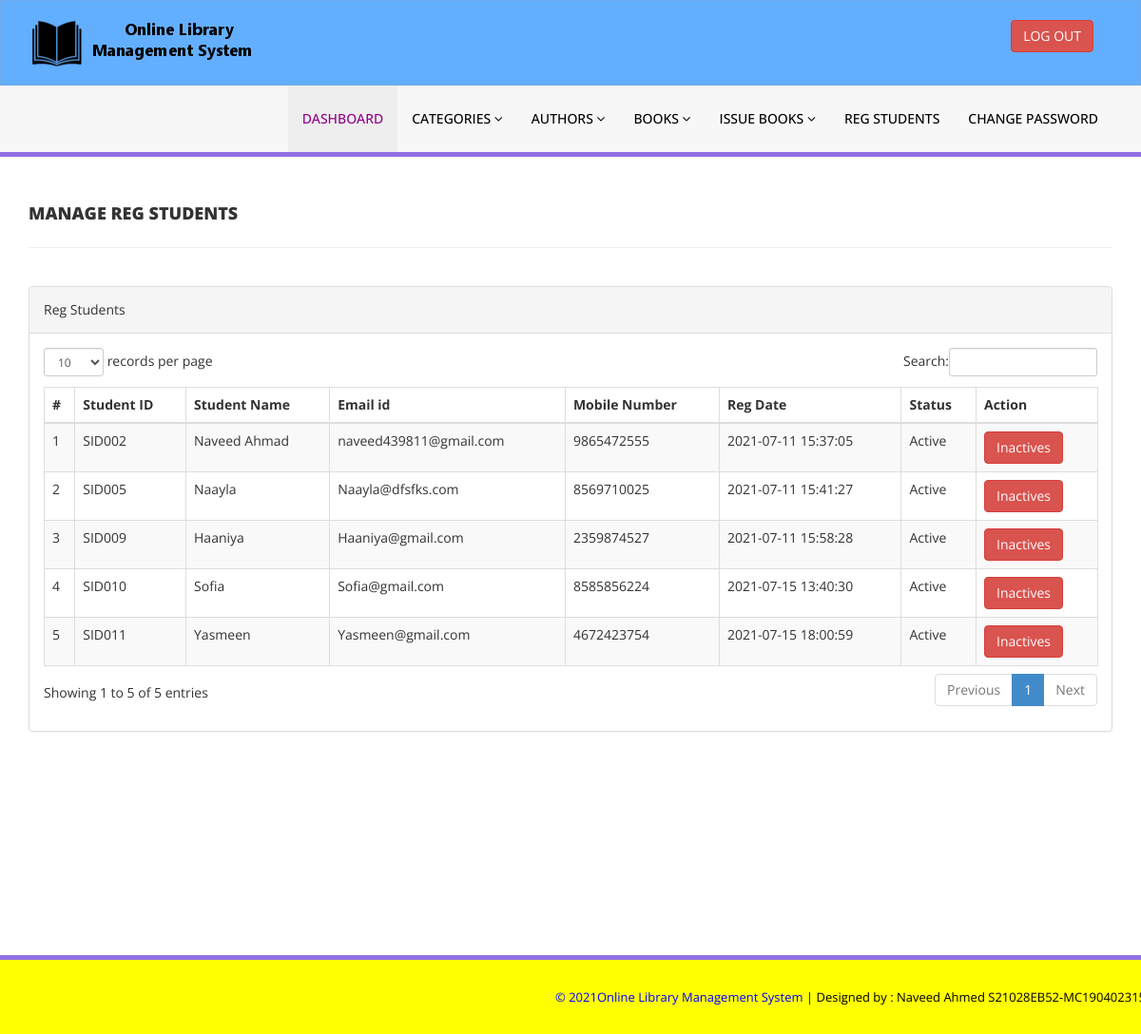
The app's page /admin/reg-students.php (signed in) with its own data.
### tables this page shows
CREATE TABLE `tblstudents` (
  `id` int(11) NOT NULL,
  `StudentId` varchar(100) DEFAULT NULL,
  `FullName` varchar(120) DEFAULT NULL,
  `EmailId` varchar(120) DEFAULT NULL,
  `MobileNumber` char(11) DEFAULT NULL,
  `Password` varchar(120) DEFAULT NULL,
  `Status` int(1) DEFAULT NULL,
  `RegDate` timestamp NULL DEFAULT current_timestamp(),
  `UpdationDate` timestamp NULL DEFAULT NULL ON UPDATE current_timestamp()
);

### admin/reg-students.php (the view, shortened to what this page needs)
<?php
include('includes/config.php');
if(strlen($_SESSION['alogin'])==0)
    {
header('location:index.php');
}
else{
    ?>
<!DOCTYPE html>
<html xmlns="http://www.w3.org/1999/xhtml">
<head>
    <link href="assets/css/bootstrap.css" rel="stylesheet" />
    <link href="assets/css/font-awesome.css" rel="stylesheet" />
    <link href="assets/js/dataTables/dataTables.bootstrap.css" rel="stylesheet" />
    <link href="assets/css/style.css" rel="stylesheet" />
</head>
<body>
<?php include('includes/header.php');?>
    <div class="content-wrapper">
         <div class="container">
        <div class="row pad-botm">
            <div class="col-md-12">
                <h4 class="header-line">Manage Reg Students</h4>
    </div>
        </div>
            <div class="row">
                <div class="col-md-12">
                    <div class="panel panel-default">
                        <div class="panel-heading">
                          Reg Students
                        </div>
                        <div class="panel-body">
                            <div class="table-responsive">
                                <table class="table table-striped table-bordered table-hover" id="dataTables-example">
                                    <thead>
                                        <tr>
                                            <th>#</th>
                                            <th>Student ID</th>
                                            <th>Student Name</th>
                                            <th>Email id </th>
                                            <th>Mobile Number</th>
                                            <th>Reg Date</th>
                                            <th>Status</th>
                                            <th>Action</th>
                                        </tr>
                                    </thead>
                                    <tbody>
<?php $sql = "SELECT * from tblstudents";
$query = $dbh -> prepare($sql);
$query->execute();
$results=$query->fetchAll(PDO::FETCH_OBJ);
$cnt=1;
if($query->rowCount() > 0)
{
foreach($results as $result)
{               ?>
                                        <tr class="odd gradeX">
                                            <td class="center"><?php echo htmlentities($cnt);?></td>
                                            <td class="center"><?php echo htmlentities($result->StudentId);?></td>
                                            <td class="center"><?php echo htmlentities($result->FullName);?></td>
                                            <td class="center"><?php echo htmlentities($result->EmailId);?></td>
                                            <td class="center"><?php echo htmlentities($result->MobileNumber);?></td>
                                             <td class="center"><?php echo htmlentities($result->RegDate);?></td>
                                            <td class="center"><?php if($result->Status==1)
                                            {
                                                echo htmlentities("Active");
                                            } else {
                                            echo htmlentities("Blocked");
}
                                            ?></td>
                                            <td class="center">
<?php if($result->Status==1)
 {?>
<a href="reg-students.php?inid=<?php echo htmlentities($result->id);?>" onclick="return confirm('Are you sure you want to block this student?');"" >  <button class="btn btn-danger"> Inactives</button>
<?php } else {?>
                                            <a href="reg-students.php?id=<?php echo htmlentities($result->id);?>" onclick="return confirm('Are you sure you want to active this student?');""><button class="btn btn-primary"> Active</button>
                                            <?php } ?>
                                            </td>
                                        </tr>
 <?php $cnt=$cnt+1;}} ?>
                                    </tbody>
                                </table>
                            </div>
                        </div>
                    </div>
                </div>
            </div>
    </div>
    </div>
  <?php include('includes/footer.php');?>
</body>
</html>
<?php } ?>

### admin/assets/css/style.css (style rules this page uses)
.content-wrapper { margin-top: 40px; min-height:800px; padding-bottom:90px; }
.header-line { font-weight:900; padding-bottom:25px; border-bottom:1px solid #eeeeee; text-transform:uppercase; }
.pad-botm { padding-bottom:30px; }

### records on screen
tblstudents: StudentId "SID002", FullName "Naveed Ahmad", EmailId "naveed439811@gmail.com", MobileNumber "9865472555", RegDate "2021-07-11 15:37:05"
tblstudents: StudentId "SID005", FullName "Naayla", EmailId "Naayla@dfsfks.com", MobileNumber "8569710025", RegDate "2021-07-11 15:41:27"
tblstudents: StudentId "SID009", FullName "Haaniya", EmailId "Haaniya@gmail.com", MobileNumber "2359874527", RegDate "2021-07-11 15:58:28"
tblstudents: StudentId "SID010", FullName "Sofia", EmailId "Sofia@gmail.com", MobileNumber "8585856224", RegDate "2021-07-15 13:40:30"
tblstudents: StudentId "SID011", FullName "Yasmeen", EmailId "Yasmeen@gmail.com", MobileNumber "4672423754", RegDate "2021-07-15 18:00:59"
